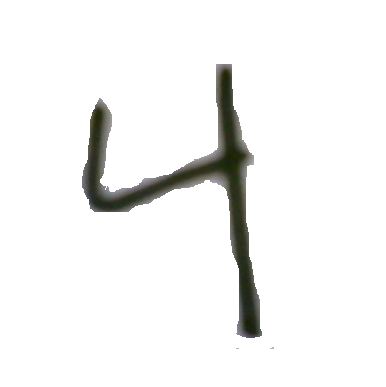
#> input picture Datasets/modified.PNG, 386 x 387 px, given in place of before.png, which was not available
$ jupyter execute imageconverter.ipynb
#> lines starting #> are read from the running program, lines starting #| are printed output that depends on the picture; pictures that were not available may be replaced by others from this repository, and a replacement may not be noted
[cell 1]
#pip install opencv-python

[cell 2]
import cv2
import matplotlib.pyplot as plt
import seaborn as sns

[cell 3]
before_image = cv2.imread('before.png', cv2.IMREAD_GRAYSCALE)
#> before_image: shape (387, 386); min 28, max 255, mean 242.6

[cell 4]
before_image

[cell 5]
before_image.shape
#> Out = (387, 386)

[cell 6]
sns.heatmap(before_image, cmap='gray')
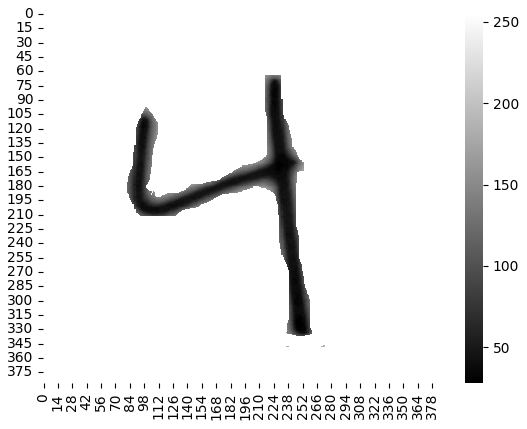
#> figure drawn by matplotlib, 2 panels

[cell 7]
plt.matshow(before_image, cmap='gray')

[cell 8]
plt.imshow(before_image, cmap='gray')

[cell 9]
before_image.shape
#> Out = (387, 386)

[cell 10]
img_resized = cv2.resize(before_image, (28, 28))
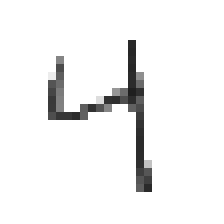
#> img_resized: shape (28, 28) (shown 8 times larger); min 31, max 255, mean 242.8

[cell 11]
img_resized

[cell 12]
img_resized.shape
#> Out = (28, 28)

[cell 13]
sns.heatmap(img_resized, cmap='gray') #,linecolor='white',linewidths=0.5
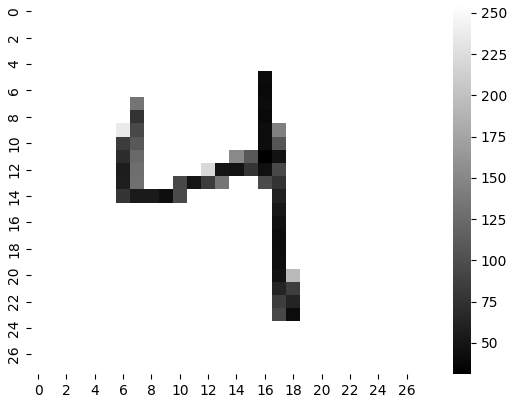
#> figure drawn by matplotlib, 2 panels

[cell 14]
plt.imshow(img_resized, cmap='gray')

[cell 15]
img_resized = cv2.bitwise_not(img_resized)
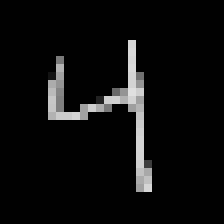
#> img_resized: shape (28, 28) (shown 8 times larger); min 0, max 224, mean 12.2

[cell 16]
img_resized

[cell 17]
plt.imshow(img_resized, cmap='gray')

[cell 18]
modified_image = cv2.imread('modified.png', cv2.IMREAD_GRAYSCALE)
modified_image

[cell 19]
modified_image.shape
#> Out = (387, 386)

[cell 20]
plt.imshow(modified_image, cmap='gray')

[cell 21]
img_resizedM = cv2.bitwise_not(modified_image)
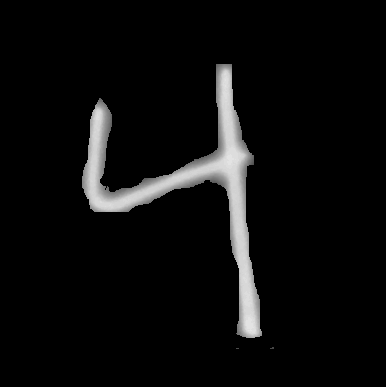
#> img_resizedM: shape (387, 386); min 0, max 227, mean 12.4
img_resizedM

[cell 22]
img_resizedM.shape
#> Out = (387, 386)

[cell 23]
plt.imshow(img_resizedM, cmap='gray')

[cell 24]
img_resizedM.shape
#> Out = (387, 386)

[cell 25]
img_resizedM = cv2.resize(img_resizedM, (28, 28))
#> img_resizedM: shape (28, 28)
img_resizedM

[cell 26]
img_resizedM.shape
#> Out = (28, 28)

[cell 27]
plt.imshow(img_resizedM, cmap='gray')

[cell 28]
bb = img_resizedM.reshape(784,)
#> bb = 784 values, max 224 at index 324, min 0 at index 0, mean 12.15
bb
#> Out has the same summary as bb

[cell 29]
import pandas as pd
aa = pd.DataFrame(data=bb)
#> aa = table of 784 rows and 1 columns
aa
#> Out = table of 784 rows and 1 columns
